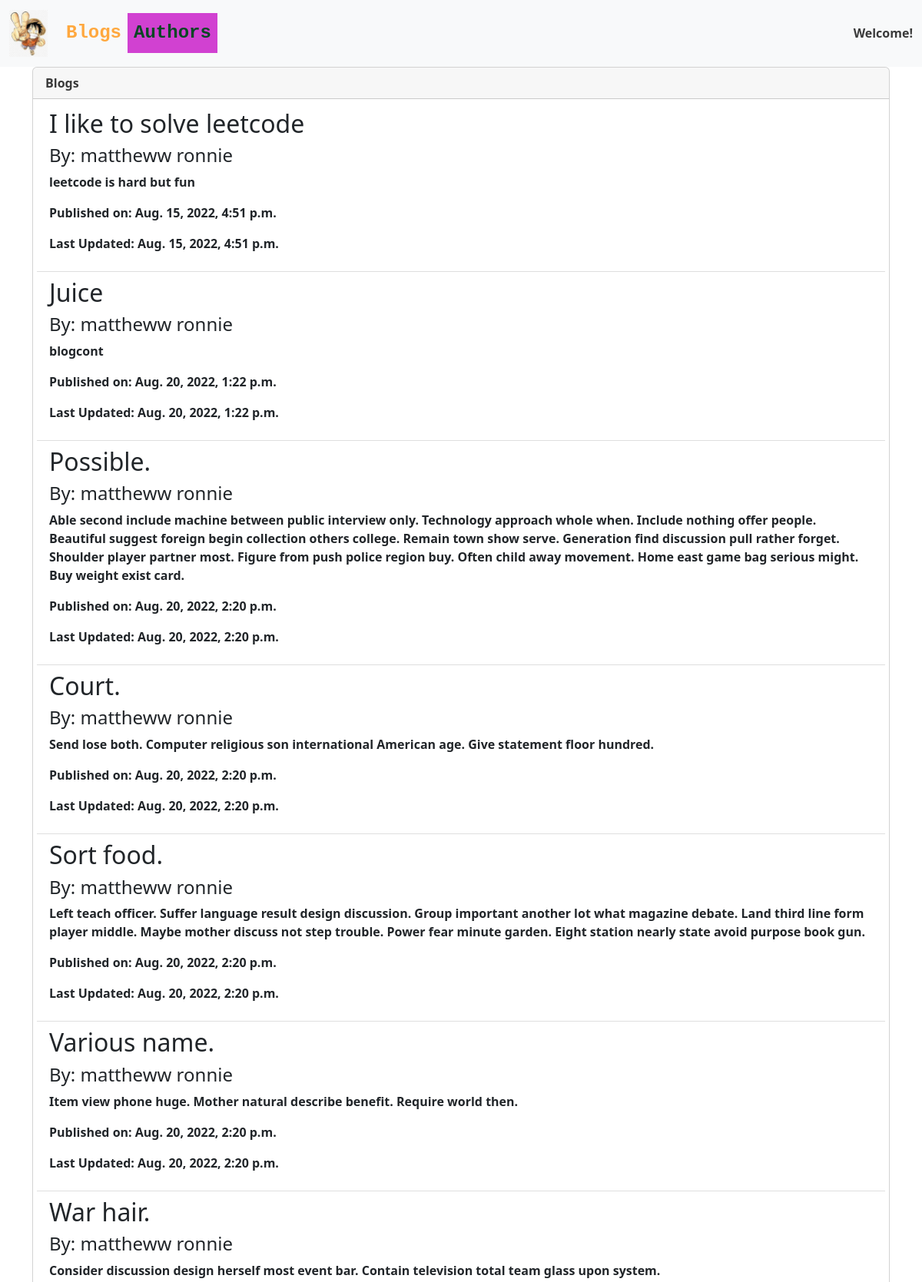
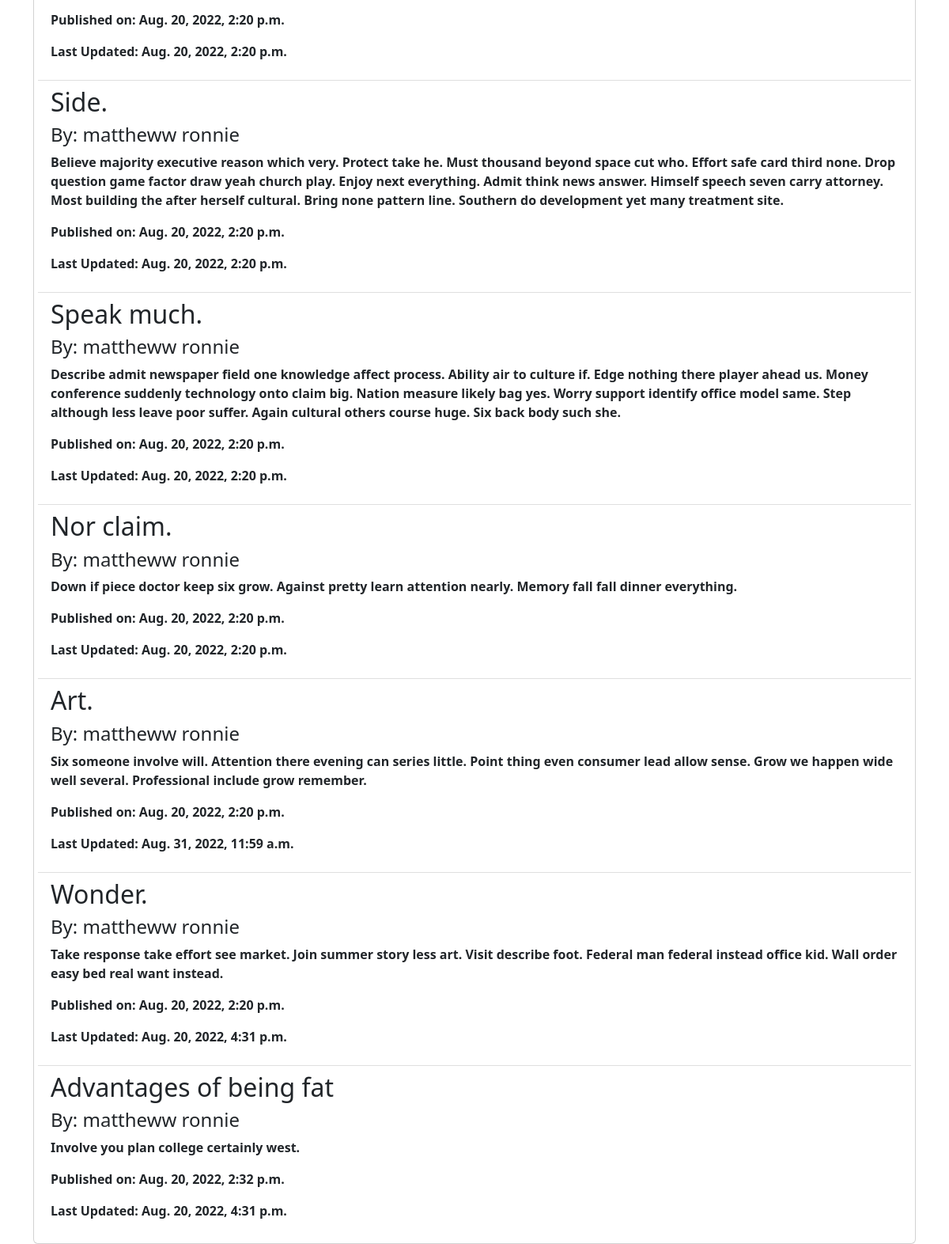
The app's page /authors/4/blogs/ with its own data (2 pictures, top to bottom).
### blogapp/models.py (models this page shows, shortened)
class Blog(models.Model):  # models.Model imports some special django-specific functions that allow us to manipulate DB
    blog_title = models.CharField(
        max_length=100, verbose_name='Blog Title', blank=False, help_text=' Enter Blog title. ')
    blog_content = models.TextField(
        max_length=2000, verbose_name='Blog Content', blank=False, help_text=' Write your blog here! ')
    blog_published = models.BooleanField(default=False)
    blog_create_date = models.DateTimeField(auto_now_add=True)
    blog_update_date = models.DateTimeField(auto_now=True)
    blog_author = models.ForeignKey(
        Author, on_delete=models.CASCADE, blank=False)
    blog_likes = models.IntegerField(editable=True, default=10)

class Author(models.Model):
    author_first_name = models.CharField(
        max_length=50, blank=False, help_text="Author's first name")
    author_last_name = models.CharField(
        max_length=50, blank=False, help_text="Author's Last name")
    author_email = models.EmailField(
        blank=False, unique=True, help_text='Author email id')
    author_biodata = models.TextField(max_length=250, blank=True, null=True)
    author_image = models.ImageField(
        upload_to='authors/', null=True, blank=True)
    def __str__(self) -> str:
        return self.author_first_name + ' ' + self. author_last_name

### blogapp/views.py (the view)
# urls.py: path('authors/<id>/blogs/', views.authorblogs, name='authorblogs'),
def authorblogs(request, id):
    blogs = Blog.objects.filter(blog_author=id)
    context = {"blogs": blogs}
    return render(request, './blogapp/authorblogs.html', context=context)

### blogapp/templates/blogapp/authorblogs.html
{% extends './base.html' %}
{% block content%}
<div class="card" style="width: 100%;">
    <div class="card-header">
        Blogs
    </div>
    <ul class="list-group list-group-flush" style="margin: 5px;">
        {%for blog in blogs%}
        <li class="list-group-item">
            <h2> {{blog.blog_title}} </h2>
            <h4> By: {{blog.blog_author}} </h4>
            <p> {{blog.blog_content}} </p>
            <p> Published on: {{blog.blog_create_date}}</p>
            <p>Last Updated: {{blog.blog_update_date}}</p>
        </li>
        {%endfor%}
    </ul>
</div>
{% endblock %}

### blogapp/templates/blogapp/base.html (style rules this page uses)
body { color: rgba(0, 0, 0, 0.769); background-repeat: no-repeat; background-attachment: fixed; background-size: cover; font-weight: bold; }

### records on screen
Blog: blog_title "I like to solve leetcode", blog_author "mattheww ronnie", blog_content "leetcode is hard but fun", blog_create_date "Aug. 15, 2022, 4:51 p.m.", blog_update_date "Aug. 15, 2022, 4:51 p.m."
Blog: blog_title "Juice", blog_author "mattheww ronnie", blog_content "blogcont", blog_create_date "Aug. 20, 2022, 1:22 p.m.", blog_update_date "Aug. 20, 2022, 1:22 p.m."
Blog: blog_title "Possible.", blog_author "mattheww ronnie", blog_content "Able second include machine between public interview only. Technology approach whole when. Include nothing offer people. Beautiful suggest foreign begin collection others college. Remain town show serve. Generation find discussion pull rather forget. Shoulder player partner most. Figure from push police region buy. Often child away movement. Home east game bag serious might. Buy weight exist card.", blog_create_date "Aug. 20, 2022, 2:20 p.m.", blog_update_date "Aug. 20, 2022, 2:20 p.m."
Blog: blog_title "Court.", blog_author "mattheww ronnie", blog_content "Send lose both. Computer religious son international American age. Give statement floor hundred.", blog_create_date "Aug. 20, 2022, 2:20 p.m.", blog_update_date "Aug. 20, 2022, 2:20 p.m."
Blog: blog_title "Sort food.", blog_author "mattheww ronnie", blog_content "Left teach officer. Suffer language result design discussion. Group important another lot what magazine debate. Land third line form player middle. Maybe mother discuss not step trouble. Power fear minute garden. Eight station nearly state avoid purpose book gun.", blog_create_date "Aug. 20, 2022, 2:20 p.m.", blog_update_date "Aug. 20, 2022, 2:20 p.m."
Blog: blog_title "Various name.", blog_author "mattheww ronnie", blog_content "Item view phone huge. Mother natural describe benefit. Require world then.", blog_create_date "Aug. 20, 2022, 2:20 p.m.", blog_update_date "Aug. 20, 2022, 2:20 p.m."
Blog: blog_title "War hair.", blog_author "mattheww ronnie", blog_content "Consider discussion design herself most event bar. Contain television total team glass upon system.", blog_create_date "Aug. 20, 2022, 2:20 p.m.", blog_update_date "Aug. 20, 2022, 2:20 p.m."
Blog: blog_title "Side.", blog_author "mattheww ronnie", blog_content "Believe majority executive reason which very. Protect take he. Must thousand beyond space cut who. Effort safe card third none. Drop question game factor draw yeah church play. Enjoy next everything. Admit think news answer. Himself speech seven carry attorney. Most building the after herself cultural. Bring none pattern line. Southern do development yet many treatment site.", blog_create_date "Aug. 20, 2022, 2:20 p.m.", blog_update_date "Aug. 20, 2022, 2:20 p.m."
Blog: blog_title "Speak much.", blog_author "mattheww ronnie", blog_content "Describe admit newspaper field one knowledge affect process. Ability air to culture if. Edge nothing there player ahead us. Money conference suddenly technology onto claim big. Nation measure likely bag yes. Worry support identify office model same. Step although less leave poor suffer. Again cultural others course huge. Six back body such she.", blog_create_date "Aug. 20, 2022, 2:20 p.m.", blog_update_date "Aug. 20, 2022, 2:20 p.m."
Blog: blog_title "Nor claim.", blog_author "mattheww ronnie", blog_content "Down if piece doctor keep six grow. Against pretty learn attention nearly. Memory fall fall dinner everything.", blog_create_date "Aug. 20, 2022, 2:20 p.m.", blog_update_date "Aug. 20, 2022, 2:20 p.m."
Blog: blog_title "Art.", blog_author "mattheww ronnie", blog_content "Six someone involve will. Attention there evening can series little. Point thing even consumer lead allow sense. Grow we happen wide well several. Professional include grow remember.", blog_create_date "Aug. 20, 2022, 2:20 p.m.", blog_update_date "Aug. 31, 2022, 11:59 a.m."
Blog: blog_title "Wonder.", blog_author "mattheww ronnie", blog_content "Take response take effort see market. Join summer story less art. Visit describe foot. Federal man federal instead office kid. Wall order easy bed real want instead.", blog_create_date "Aug. 20, 2022, 2:20 p.m.", blog_update_date "Aug. 20, 2022, 4:31 p.m."
Blog: blog_title "Advantages of being fat", blog_author "mattheww ronnie", blog_content "Involve you plan college certainly west.", blog_create_date "Aug. 20, 2022, 2:32 p.m.", blog_update_date "Aug. 20, 2022, 4:31 p.m."
